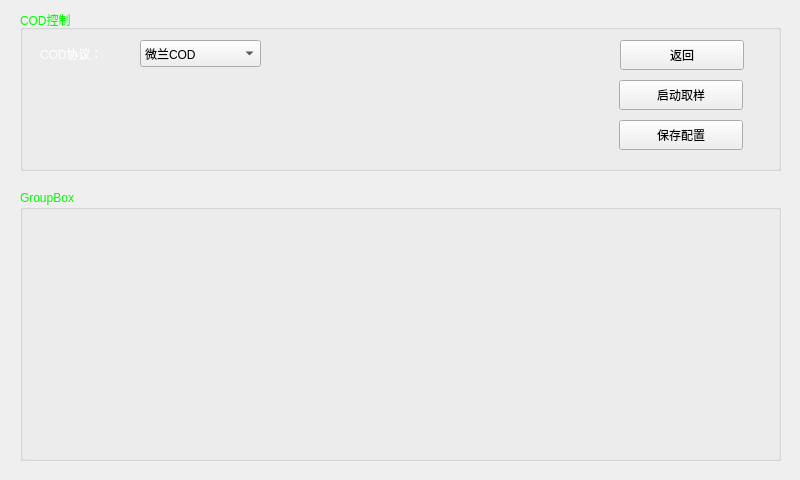
<?xml version="1.0" encoding="UTF-8"?>
<ui version="4.0">
 <class>frmcod</class>
 <widget class="QWidget" name="frmcod">
  <property name="geometry">
   <rect>
    <x>0</x>
    <y>0</y>
    <width>800</width>
    <height>480</height>
   </rect>
  </property>
  <property name="windowTitle">
   <string>Form</string>
  </property>
  <property name="styleSheet">
   <string notr="true">QWidget#frm{
background-image: url(:/image/main2.jpg);
}

QPushButton#btn_ValveClose{
background-color:rgba(0,0,0,0);
border-style:none;
}

QPushButton#btn_ValveOpen{
background-color:rgba(0,0,0,0);
border-style:none;
}

</string>
  </property>
  <widget class="QWidget" name="frm" native="true">
   <property name="geometry">
    <rect>
     <x>0</x>
     <y>0</y>
     <width>800</width>
     <height>480</height>
    </rect>
   </property>
   <widget class="QGroupBox" name="COD">
    <property name="geometry">
     <rect>
      <x>20</x>
      <y>10</y>
      <width>761</width>
      <height>161</height>
     </rect>
    </property>
    <property name="palette">
     <palette>
      <active>
       <colorrole role="WindowText">
        <brush brushstyle="SolidPattern">
         <color alpha="255">
          <red>0</red>
          <green>255</green>
          <blue>0</blue>
         </color>
        </brush>
       </colorrole>
      </active>
      <inactive>
       <colorrole role="WindowText">
        <brush brushstyle="SolidPattern">
         <color alpha="255">
          <red>0</red>
          <green>255</green>
          <blue>0</blue>
         </color>
        </brush>
       </colorrole>
      </inactive>
      <disabled>
       <colorrole role="WindowText">
        <brush brushstyle="SolidPattern">
         <color alpha="255">
          <red>106</red>
          <green>104</green>
          <blue>100</blue>
         </color>
        </brush>
       </colorrole>
      </disabled>
     </palette>
    </property>
    <property name="title">
     <string>COD控制</string>
    </property>
    <property name="flat">
     <bool>false</bool>
    </property>
    <property name="checkable">
     <bool>false</bool>
    </property>
    <widget class="QLabel" name="label">
     <property name="geometry">
      <rect>
       <x>20</x>
       <y>35</y>
       <width>101</width>
       <height>17</height>
      </rect>
     </property>
     <property name="palette">
      <palette>
       <active>
        <colorrole role="WindowText">
         <brush brushstyle="SolidPattern">
          <color alpha="255">
           <red>255</red>
           <green>255</green>
           <blue>255</blue>
          </color>
         </brush>
        </colorrole>
       </active>
       <inactive>
        <colorrole role="WindowText">
         <brush brushstyle="SolidPattern">
          <color alpha="255">
           <red>255</red>
           <green>255</green>
           <blue>255</blue>
          </color>
         </brush>
        </colorrole>
       </inactive>
       <disabled>
        <colorrole role="WindowText">
         <brush brushstyle="SolidPattern">
          <color alpha="255">
           <red>106</red>
           <green>104</green>
           <blue>100</blue>
          </color>
         </brush>
        </colorrole>
       </disabled>
      </palette>
     </property>
     <property name="text">
      <string>COD协议：</string>
     </property>
    </widget>
    <widget class="QComboBox" name="comboBox">
     <property name="geometry">
      <rect>
       <x>120</x>
       <y>30</y>
       <width>121</width>
       <height>27</height>
      </rect>
     </property>
     <item>
      <property name="text">
       <string>微兰COD</string>
      </property>
     </item>
     <item>
      <property name="text">
       <string>哈希COD</string>
      </property>
     </item>
    </widget>
    <widget class="QPushButton" name="btn_setsave">
     <property name="geometry">
      <rect>
       <x>599</x>
       <y>110</y>
       <width>124</width>
       <height>30</height>
      </rect>
     </property>
     <property name="text">
      <string>保存配置</string>
     </property>
     <property name="iconSize">
      <size>
       <width>120</width>
       <height>40</height>
      </size>
     </property>
    </widget>
    <widget class="QPushButton" name="btn_StartWork">
     <property name="geometry">
      <rect>
       <x>599</x>
       <y>70</y>
       <width>124</width>
       <height>30</height>
      </rect>
     </property>
     <property name="text">
      <string>启动取样</string>
     </property>
     <property name="iconSize">
      <size>
       <width>120</width>
       <height>40</height>
      </size>
     </property>
    </widget>
    <widget class="QPushButton" name="btn_Cancel">
     <property name="geometry">
      <rect>
       <x>600</x>
       <y>30</y>
       <width>124</width>
       <height>30</height>
      </rect>
     </property>
     <property name="text">
      <string>返回</string>
     </property>
     <property name="iconSize">
      <size>
       <width>120</width>
       <height>40</height>
      </size>
     </property>
    </widget>
   </widget>
   <widget class="QGroupBox" name="groupBox">
    <property name="geometry">
     <rect>
      <x>20</x>
      <y>190</y>
      <width>761</width>
      <height>271</height>
     </rect>
    </property>
    <property name="palette">
     <palette>
      <active>
       <colorrole role="WindowText">
        <brush brushstyle="SolidPattern">
         <color alpha="255">
          <red>0</red>
          <green>255</green>
          <blue>0</blue>
         </color>
        </brush>
       </colorrole>
      </active>
      <inactive>
       <colorrole role="WindowText">
        <brush brushstyle="SolidPattern">
         <color alpha="255">
          <red>0</red>
          <green>255</green>
          <blue>0</blue>
         </color>
        </brush>
       </colorrole>
      </inactive>
      <disabled>
       <colorrole role="WindowText">
        <brush brushstyle="SolidPattern">
         <color alpha="255">
          <red>106</red>
          <green>104</green>
          <blue>100</blue>
         </color>
        </brush>
       </colorrole>
      </disabled>
     </palette>
    </property>
    <property name="title">
     <string>GroupBox</string>
    </property>
   </widget>
  </widget>
 </widget>
 <resources/>
 <connections/>
</ui>
